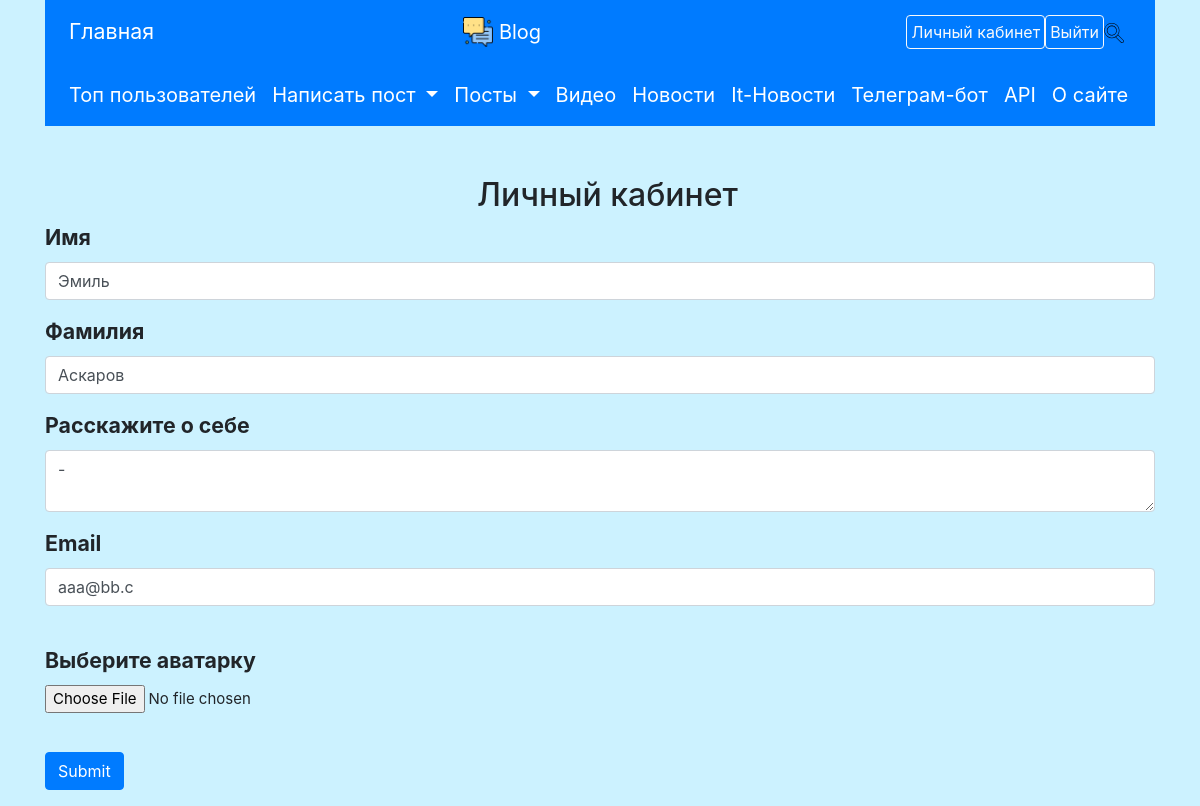
Page /about_user (signed in) on the committed database.
### data/users.py (models this page shows, shortened)
class User(SqlAlchemyBase, UserMixin, SerializerMixin):
    __tablename__ = 'users'
    id = sqlalchemy.Column(sqlalchemy.Integer,
                           primary_key=True, autoincrement=True)
    surname = sqlalchemy.Column(sqlalchemy.String, nullable=True)
    name = sqlalchemy.Column(sqlalchemy.String, nullable=True)
    about = sqlalchemy.Column(sqlalchemy.String, nullable=True)
    email = sqlalchemy.Column(sqlalchemy.String,
                              index=True, unique=True, nullable=True)
    hashed_password = sqlalchemy.Column(sqlalchemy.String, nullable=True)
    icon = sqlalchemy.Column(sqlalchemy.String, default='default_user.png')
    posts = orm.relation("Post", back_populates='author')
    followed = orm.relationship('User',
                                secondary=followers,
                                primaryjoin=(followers.c.follower_id == id),
                                secondaryjoin=(followers.c.followed_id == id),
                                backref=orm.backref('followers',
                                                    lazy='dynamic'),
                                lazy='dynamic')
    subscribed = orm.relationship('User',
                                  secondary=subscribers,
                                  primaryjoin=(
                                          subscribers.c.subscriber_id == id),
                                  secondaryjoin=(
                                          subscribers.c.subscribed_id == id),
                                  backref=orm.backref('subscribers',
                                                      lazy='dynamic'),
                                  lazy='dynamic')
    liked_posts = orm.relation('Post', secondary='liked')
    kol_likes = None  # суммарное кол-во лайков за все его посты

### main.py (the view, shortened to what this page needs)
@app.route("/about_user", methods=['GET', 'POST'])
@login_required
def about_user():
    form = RegisterForm()
    if request.method == "GET":
        form.email.data = current_user.email
        form.surname.data = current_user.surname
        form.name.data = current_user.name
        form.about.data = current_user.about
    return render_template('register.html',
                           title='Личный кабинет', reg=False, form=form)

### forms/user.py
class RegisterForm(FlaskForm):
    name = StringField('Имя', validators=[DataRequired()])
    surname = StringField('Фамилия', validators=[DataRequired()])
    email = EmailField('Email', validators=[DataRequired()])
    icon = FileField('Выберите аватарку')
    password = PasswordField(
        'Пароль',
        validators=[DataRequired(),
                    Length(min=4, max=100,
                           message="Пароль должен быть от 4 до 100 символов")])
    password_again = PasswordField(
        'Повтор пароля',
        validators=[DataRequired(),
                    EqualTo('password', message="Пароли не совпадают")])
    about = TextAreaField('Расскажите о себе')
    submit = SubmitField('Submit')

### data/db_session.py (called while the page is built)
def create_session() -> Session:
    global __factory
    return __factory()

### main.py (called while the page is built)
@login_manager.user_loader
def load_user(user_id):
    db_sess = db_session.create_session()
    return db_sess.query(User).get(user_id)

### templates/register.html (shortened to what this page needs)
{% extends "base.html" %}
{% block content %}
<h2 style="text-align: center;">{{ title }}</h2>
<form action="" method="post" enctype="multipart/form-data">
    {% for field in [form.name, form.surname, form.about] %}
    <p>
        <span class="add_edit_form">{{ field.label }}</span><br>
        {{ field(class="form-control") }}
    </p>
    {% endfor %}
    <p>
        <span class="add_edit_form">{{ form.email.label }}</span><br>
        {{ form.email(class="form-control", type="email") }}<br>
    </p>
    <p>
        <span class="add_edit_form">{{ form.icon.label }}</span><br>
        {{ form.icon(class="form-control-file") }}<br>
    </p>
    <p>{{ form.submit(type="submit", class="btn btn-primary") }}</p>
</form>
{% endblock %}

### static/css/style.css (style rules this page uses)
body { background-color: #ccf2ff; }
h2 { text-indent: 15px; }
pre, p { font-size: 15px; }
.add_edit_form { font-size: 16pt; font-weight:bold; }

### rows in the picture
User: name "Эмиль" "Аскаров" "-", email "aaa@bb.c"

### other values in the picture
{{ title }} "Личный кабинет"
{{ field.label }} "Имя" "Фамилия" "Расскажите о себе"
